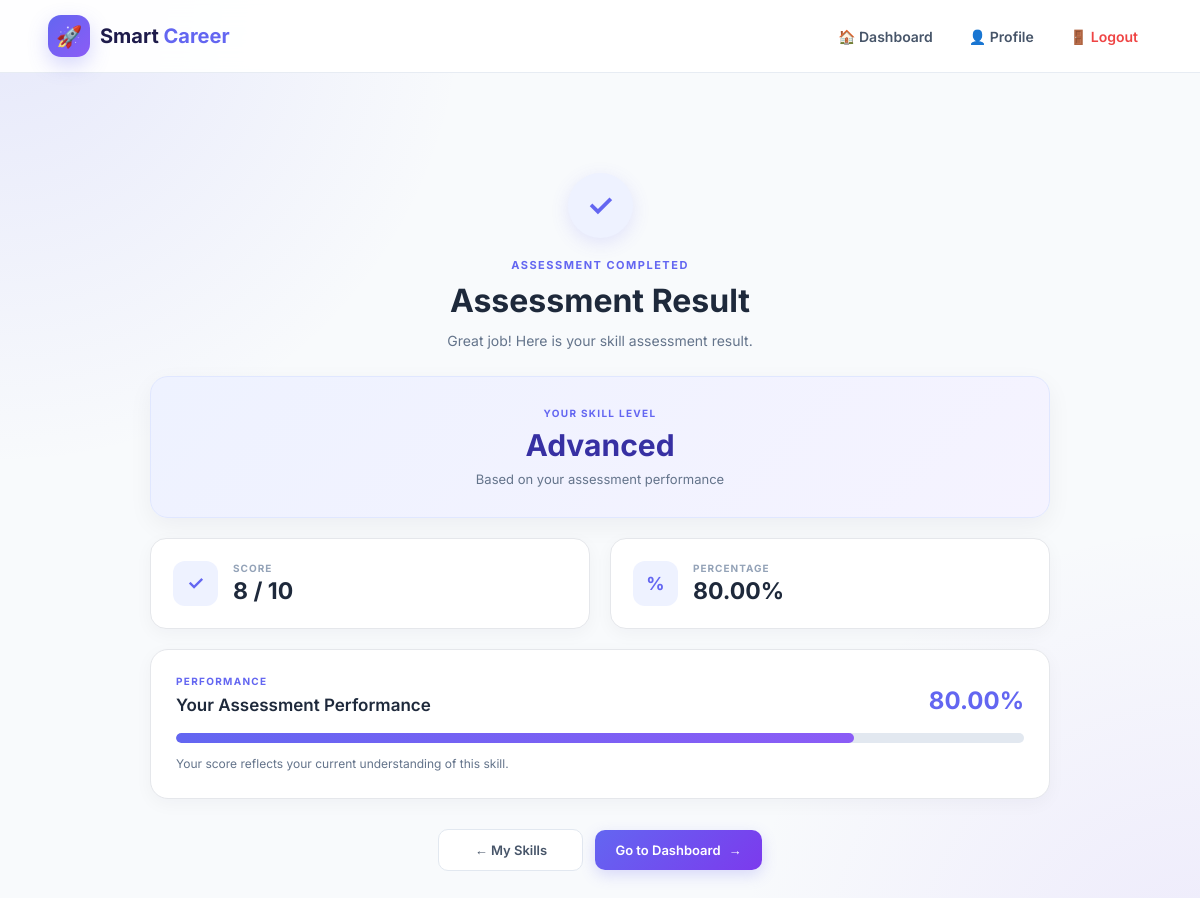
The app's page /assessment/15/result/ (signed in) with its own data.
### core/models.py (models this page shows, shortened)
class Assessment(models.Model):
    user = models.ForeignKey(
        User,
        on_delete=models.CASCADE,
        related_name='assessments'
    )
    skill = models.ForeignKey(
        Skill,
        on_delete=models.CASCADE,
        related_name='assessments'
    )
    score = models.PositiveIntegerField(default=0)
    total_questions = models.PositiveIntegerField(default=0)
    percentage = models.DecimalField(
        max_digits=5,
        decimal_places=2,
        default=0
    )
    level = models.CharField(
        max_length=20,
        blank=True
    )
    started_at = models.DateTimeField(
        auto_now_add=True
    )
    completed_at = models.DateTimeField(
        null=True,
        blank=True
    )

### core/views.py (the view)
@login_required
def assessment_result_view(request, assessment_id):
    assessment = Assessment.objects.filter(
        id=assessment_id,
        user=request.user
    ).first()
    if not assessment:
        return redirect('my_skills')
    previous_attempts = Assessment.objects.filter(
        user=request.user,
        skill=assessment.skill,
        completed_at__isnull=False,
        completed_at__lt=assessment.started_at
    ).count()
    attempt_number = previous_attempts + 1
    max_attempts = 3
    limit_reached = request.GET.get('limit_reached') == '1'
    return render(
        request,
        'assessment/assessment_result.html',
        {
            'assessment': assessment,
            'attempt_number': attempt_number,
            'max_attempts': max_attempts,
            'limit_reached': limit_reached,
        }
    )

### templates/assessment/assessment_result.html (shortened to what this page needs)
{% extends 'base.html' %}
{% load static %}
{% block content %}
<link rel="stylesheet" href="{% static 'css/assessment_result.css' %}">
<div class="result-page">
    <div class="result-container">
        <div class="result-header">
            <div class="result-icon">
                ✓
            </div>
            <span class="result-label">
                ASSESSMENT COMPLETED
            </span>
            <h1>
                Assessment Result
            </h1>
            <p>
                Great job! Here is your skill assessment result.
            </p>
        </div>
        <div class="level-card">
            <span class="card-label">
                YOUR SKILL LEVEL
            </span>
            <h2>
                {{ assessment.level }}
            </h2>
            <p>
                Based on your assessment performance
            </p>
        </div>
        <div class="result-stats">
            <div class="stat-card">
                <div class="stat-icon">
                    ✓
                </div>
                <div class="stat-content">
                    <span class="stat-label">
                        SCORE
                    </span>
                    <strong>
                        {{ assessment.score }}
                        /
                        {{ assessment.total_questions }}
                    </strong>
                </div>
            </div>
            <div class="stat-card">
                <div class="stat-icon percentage-icon">
                    %
                </div>
                <div class="stat-content">
                    <span class="stat-label">
                        PERCENTAGE
                    </span>
                    <strong>
                        {{ assessment.percentage }}%
                    </strong>
                </div>
            </div>
        </div>
        <div class="performance-card">
            <div class="performance-header">
                <div>
                    <span class="card-label">
                        PERFORMANCE
                    </span>
                    <h3>
                        Your Assessment Performance
                    </h3>
                </div>
                <span class="percentage-value">
                    {{ assessment.percentage }}%
                </span>
            </div>
            <div class="performance-bar">
                <div class="performance-fill" style="width: {{ assessment.percentage }}%;">
                </div>
            </div>
            <p class="performance-text">
                Your score reflects your current understanding
                of this skill.
            </p>
        </div>
        <div class="result-actions">
            <a href="{% url 'my_skills' %}" class="secondary-btn">
                ← My Skills
            </a>
            <a href="{% url 'dashboard' %}" class="primary-btn">
                Go to Dashboard
                <span>→</span>
            </a>
        </div>
    </div>
</div>
{% endblock %}

### static/css/style.css (style rules this page uses)
* { margin: 0; padding: 0; box-sizing: border-box; }
:root { --primary: #6366f1; --primary-dark: #4f46e5; --secondary: #8b5cf6; --accent: #06b6d4; --dark: #1e1b4b; --text: #334155; --muted: #64748b; --white: #ffffff; --light: #f8fafc; --border: #e2e8f0; --success: #10b981; --danger: #ef4444; --shadow: 0 10px 35px rgba(30, 27, 75, 0.10); }
body { font-family: "Inter", Arial, sans-serif; background: radial-gradient(circle at top left, rgba(99, 102, 241, 0.12), transparent 30%), radial-gradient(circle at bottom right, rgba(139, 92, 246, 0.10), transparent 30%), #f8fafc; color: var(--text); min-height: 100vh; }

### static/css/assessment_result.css (style rules this page uses)
.result-page { width: 100%; min-height: calc(100vh - 100px); padding: 35px 20px 60px; box-sizing: border-box; }
.result-container { width: 100%; max-width: 900px; margin: 0 auto; }
.result-header { text-align: center; padding: 30px 20px 25px; }
.result-icon { width: 65px; height: 65px; margin: 0 auto 15px; display: flex; align-items: center; justify-content: center; border-radius: 50%; background: #eef2ff; color: #6366f1; font-size: 30px; font-weight: 700; box-shadow: 0 5px 18px rgba(99, 102, 241, 0.15); }
.result-label { display: inline-block; margin-bottom: 8px; color: #6366f1; font-size: 11px; font-weight: 700; letter-spacing: 1.5px; }
.result-header h1 { margin: 0; color: #1e293b; font-size: 32px; font-weight: 700; line-height: 1.3; }
.result-header p { margin: 8px 0 0; color: #64748b; font-size: 14px; line-height: 1.5; }
.level-card { padding: 30px; margin-bottom: 20px; text-align: center; border-radius: 18px; background: linear-gradient(135deg, #eef2ff, #f5f3ff); border: 1px solid #e0e7ff; box-shadow: 0 8px 25px rgba(15, 23, 42, 0.05); }
.card-label { display: block; margin-bottom: 8px; color: #6366f1; font-size: 10px; font-weight: 700; letter-spacing: 1.3px; }
.level-card h2 { margin: 0; color: #3730a3; font-size: 30px; font-weight: 700; }
.level-card p { margin: 8px 0 0; color: #64748b; font-size: 13px; }
.result-stats { display: grid; grid-template-columns: repeat(2, 1fr); gap: 20px; margin-bottom: 20px; }
.stat-card { display: flex; align-items: center; gap: 15px; padding: 22px; background: #ffffff; border: 1px solid #e5e7eb; border-radius: 16px; box-shadow: 0 5px 18px rgba(15, 23, 42, 0.04); }
.stat-icon { width: 45px; height: 45px; flex-shrink: 0; display: flex; align-items: center; justify-content: center; border-radius: 12px; background: #eef2ff; color: #6366f1; font-size: 19px; font-weight: 700; }
.percentage-icon { font-size: 18px; }
.stat-label { display: block; margin-bottom: 3px; color: #94a3b8; font-size: 10px; font-weight: 700; letter-spacing: 1px; }
.stat-content strong { color: #1e293b; font-size: 23px; font-weight: 700; }
.performance-card { padding: 25px; margin-bottom: 20px; background: #ffffff; border: 1px solid #e5e7eb; border-radius: 18px; box-shadow: 0 5px 18px rgba(15, 23, 42, 0.04); }
.performance-header { display: flex; align-items: flex-end; justify-content: space-between; gap: 15px; margin-bottom: 18px; }
.performance-header h3 { margin: 0; color: #1e293b; font-size: 17px; font-weight: 600; }
.percentage-value { color: #6366f1; font-size: 24px; font-weight: 700; }
.performance-bar { width: 100%; height: 10px; overflow: hidden; background: #e2e8f0; border-radius: 20px; }
.performance-fill { height: 100%; max-width: 100%; background: linear-gradient(90deg, #6366f1, #8b5cf6); border-radius: 20px; transition: width 1s ease; }
.performance-text { margin: 12px 0 0; color: #64748b; font-size: 12px; line-height: 1.5; }
.result-actions { display: flex; align-items: center; justify-content: center; gap: 12px; padding-top: 10px; }
.primary-btn, .secondary-btn { display: inline-flex; align-items: center; justify-content: center; gap: 8px; min-width: 145px; padding: 12px 20px; border-radius: 10px; font-size: 13px; font-weight: 600; text-decoration: none; transition: transform 0.2s ease, box-shadow 0.2s ease, background 0.2s ease; }
.primary-btn { background: linear-gradient(135deg, #6366f1, #7c3aed); color: #ffffff; box-shadow: 0 5px 15px rgba(99, 102, 241, 0.22); }
.secondary-btn { background: #ffffff; color: #475569; border: 1px solid #e2e8f0; }

### records on screen
Assessment: level "Advanced", score "8", total_questions "10", percentage "80.00"
